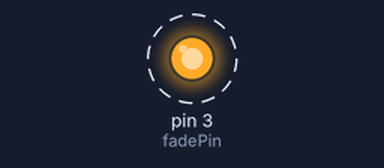
Bench run of a sketch on a simulated Arduino Uno, built with avr-gcc and run on an emulated ATmega328P. On the bench: output pins drawn as LEDs (lit = HIGH). Dashed ring = blinking.

Above: at 0.2 s.
Timing chart, 0 to 3.5 s (numbered marks = the images above):
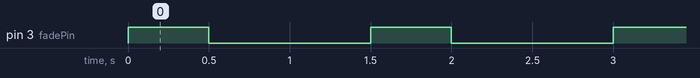

The sketch:

mosfet-motor_test.ino
```cpp
// (licence header left out)
#define fadePin 3

void setup(){
  pinMode(fadePin, OUTPUT);
}

void loop(){

  analogWrite(fadePin, 255);
  delay(500);
 analogWrite(fadePin, 0);
delay(1000);


}
```

Measured:
- by itself, pin 3 (fadePin): alternates HIGH for 0.50 s and LOW for 1.0 s
